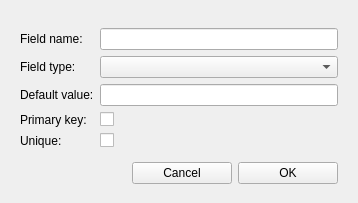
<?xml version="1.0" encoding="UTF-8"?>
<ui version="4.0">
 <class>MainWindow</class>
 <widget class="QMainWindow" name="MainWindow">
  <property name="geometry">
   <rect>
    <x>0</x>
    <y>0</y>
    <width>358</width>
    <height>203</height>
   </rect>
  </property>
  <property name="minimumSize">
   <size>
    <width>358</width>
    <height>203</height>
   </size>
  </property>
  <property name="maximumSize">
   <size>
    <width>358</width>
    <height>203</height>
   </size>
  </property>
  <property name="windowTitle">
   <string>MainWindow</string>
  </property>
  <widget class="QWidget" name="centralwidget">
   <layout class="QVBoxLayout" name="verticalLayout">
    <property name="leftMargin">
     <number>20</number>
    </property>
    <property name="topMargin">
     <number>20</number>
    </property>
    <property name="rightMargin">
     <number>20</number>
    </property>
    <property name="bottomMargin">
     <number>10</number>
    </property>
    <item>
     <layout class="QGridLayout" name="gridLayout">
      <property name="bottomMargin">
       <number>0</number>
      </property>
      <item row="0" column="0">
       <widget class="QLabel" name="fn_label">
        <property name="text">
         <string>Field name:</string>
        </property>
       </widget>
      </item>
      <item row="0" column="1">
       <widget class="QLineEdit" name="fieldname"/>
      </item>
      <item row="1" column="0">
       <widget class="QLabel" name="ft_label">
        <property name="text">
         <string>Field type:</string>
        </property>
       </widget>
      </item>
      <item row="1" column="1">
       <widget class="QComboBox" name="fieldtype"/>
      </item>
      <item row="2" column="0">
       <widget class="QLabel" name="dv_label">
        <property name="text">
         <string>Default value:</string>
        </property>
       </widget>
      </item>
      <item row="2" column="1">
       <widget class="QLineEdit" name="defaultvalue"/>
      </item>
      <item row="3" column="0">
       <widget class="QLabel" name="pk_label">
        <property name="text">
         <string>Primary key:</string>
        </property>
       </widget>
      </item>
      <item row="3" column="1">
       <widget class="QCheckBox" name="primary_key">
        <property name="text">
         <string/>
        </property>
       </widget>
      </item>
      <item row="4" column="0">
       <widget class="QLabel" name="u_label">
        <property name="text">
         <string>Unique:</string>
        </property>
       </widget>
      </item>
      <item row="4" column="1">
       <widget class="QCheckBox" name="unique">
        <property name="text">
         <string/>
        </property>
       </widget>
      </item>
     </layout>
    </item>
    <item>
     <layout class="QHBoxLayout" name="horizontalLayout">
      <item>
       <spacer name="horizontalSpacer">
        <property name="orientation">
         <enum>Qt::Horizontal</enum>
        </property>
        <property name="sizeHint" stdset="0">
         <size>
          <width>40</width>
          <height>20</height>
         </size>
        </property>
       </spacer>
      </item>
      <item>
       <widget class="QPushButton" name="cancel_button">
        <property name="sizePolicy">
         <sizepolicy hsizetype="Fixed" vsizetype="Fixed">
          <horstretch>0</horstretch>
          <verstretch>0</verstretch>
         </sizepolicy>
        </property>
        <property name="minimumSize">
         <size>
          <width>100</width>
          <height>0</height>
         </size>
        </property>
        <property name="text">
         <string>Cancel</string>
        </property>
       </widget>
      </item>
      <item>
       <widget class="QPushButton" name="ok_button">
        <property name="sizePolicy">
         <sizepolicy hsizetype="Fixed" vsizetype="Fixed">
          <horstretch>0</horstretch>
          <verstretch>0</verstretch>
         </sizepolicy>
        </property>
        <property name="minimumSize">
         <size>
          <width>100</width>
          <height>0</height>
         </size>
        </property>
        <property name="text">
         <string>OK</string>
        </property>
       </widget>
      </item>
     </layout>
    </item>
   </layout>
  </widget>
 </widget>
 <resources/>
 <connections/>
</ui>
